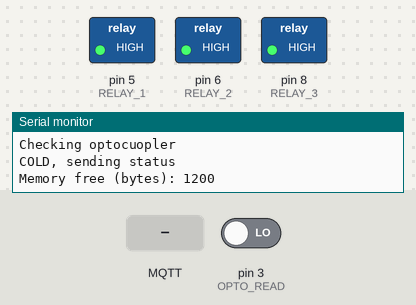
The sketch below on a simulated Arduino Nano, built with avr-gcc and run on an emulated ATmega328P. On the bench: switched loads named in the sketch (green lamp = pin HIGH), the last lines printed to the serial monitor. Inputs (shaded band) come from the test bench; at power-on: pin 3 (OPTO_READ) LOW. WiFi joins after 1.5 s; servers stay silent unless stated; no MQTT or app messages arrive unless stated.

Above: at 3.6 s.
3.7 s: MQTT message "2000" arrives on the first subscribed topic
At 6.4 s:
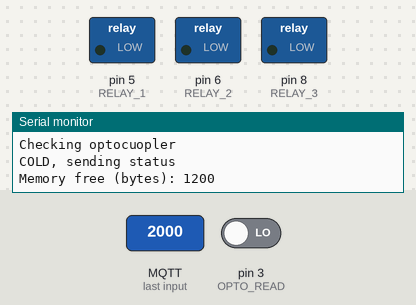
6.7 s: MQTT message "500" arrives on the first subscribed topic
At 9.4 s:
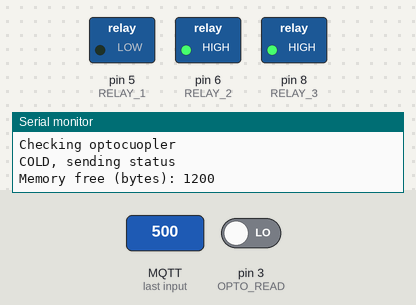
14.3 s: MQTT message "1000" arrives on the first subscribed topic
At 16.2 s:
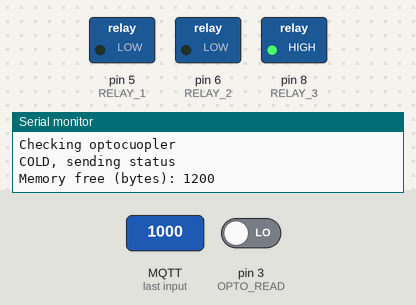
Timing chart, 0 to 17.7 s (numbered marks = the images above; inputs shaded):
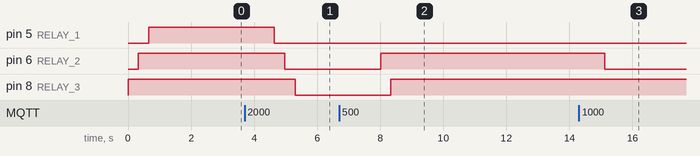

Measured:
- after the input at 3.7 s, pin 5 (RELAY_1): HIGH → LOW after 0.94 s; pin 6 (RELAY_2): HIGH → LOW after 1.3 s; pin 8 (RELAY_3): HIGH → LOW after 1.6 s
- after the input at 6.7 s, pin 6 (RELAY_2): LOW → HIGH after 1.3 s; pin 8 (RELAY_3): LOW → HIGH after 1.6 s
- after the input at 14.3 s, pin 6 (RELAY_2): HIGH → LOW after 0.82 s

The sketch:

calentador.ino
```cpp
/*
  Turns on the three relays for the heater
*/
#include <UIPEthernet.h>
#include <PubSubClient.h>
#include <MemoryFree.h>

#define ARDUINO_CLIENT_ID "arduino_calentador"                     // Client ID for Arduino pub/sub
#define SUB_CALENTADOR "arduino_calentador/potencia/set"
#define PUB_CALENTADOR "arduino_calentador/potencia/status"
#define PUB_TERMOSTAT "arduino_calentador/termostat/status"
#define PUB_TERMOSTAT "arduino_calentador/termostat/status"
#define TOPIC_MEMORY "arduino_calentador/memory"
#define MAX_TIME_BETWEEN_ORDERS 3*60*1000   // 3 minutes

// Networking details
byte mac[]    = {  0x00, 0xAA, 0xBB, 0xCC, 0xDE, 0x02 };  // Ethernet shield (W5100) MAC address
IPAddress ip(192, 168, 2, 100);                           // Ethernet shield (W5100) IP address
IPAddress server(192, 168, 2, 114);                       // MTTQ server IP address

EthernetClient ethClient;
PubSubClient client(ethClient);

//Relay config
int RELAY_1 = 5;
int RELAY_2 = 6;
int RELAY_3 = 8;  //7 is not working on the nano, so using 8.
int OPTO_READ = 3;
byte optoHOT = HIGH;
byte optoCOLD = LOW;   //HIGH is when the optocoupler does receive 220V
byte relayON = LOW;
byte relayOFF = HIGH;

long lastOrder = 0;     //to store the last time when an order was received

void setup() {
  //Setup default pins to off
  pinMode(RELAY_1, OUTPUT);
  pinMode(RELAY_2, OUTPUT);
  pinMode(RELAY_3, OUTPUT);
  pinMode(OPTO_READ, INPUT);
  calentadorOff();

  Serial.begin(9600);
  while (!Serial) {
    ; // wait for serial port to connect. Needed for native USB port only
  }
  Serial.println(F("Calentador Arduino starting"));


  // MTTQ parameters
  client.setServer(server, 1883);
  client.setCallback(callback);

  // Ethernet shield configuration
  Ethernet.begin(mac, ip);

// Check for Ethernet hardware present
  if (Ethernet.hardwareStatus() == EthernetNoHardware) {
    Serial.println(F("Ethernet shield not found, can't run."));
    while (true) {
      delay(1); // do nothing, no point running without Ethernet hardware
    }
  }
  if (Ethernet.linkStatus() == LinkOFF) {
    Serial.println(F("Ethernet cable not connected."));
  }

  delay(1500); // Allow hardware to stabilize 1.5 sec

  Serial.print(F("IP is at "));
  Serial.println(Ethernet.localIP());

  lastOrder = millis();

}

void reportMemory(){
  int freeMem = freeMemory();

  char cstr[16];
  itoa(freeMem, cstr, 10);
  client.publish(TOPIC_MEMORY,cstr);

  Serial.print(F("Memory free (bytes): "));
  Serial.println(freeMem);
}

void loop() {
  if (!client.connected()){
    reconnect();
  }
  client.loop();
  checkMaxTime();
  checkOptStatus();
  reportMemory();
  delay(2000);
}

void checkOptStatus(){
  Serial.println(F("Checking optocuopler"));
  byte optStatus = digitalRead(OPTO_READ);
  if(optStatus == optoHOT){
    Serial.println(F("HOT, sending status"));
    client.publish(PUB_TERMOSTAT, "HOT");
  }else{
    Serial.println(F("COLD, sending status"));
    client.publish(PUB_TERMOSTAT, "COLD");
  }
}

void checkMaxTime(){
  Serial.print(F("ms since last order: "));
  Serial.println(millis()-lastOrder);
  if(millis()-lastOrder > MAX_TIME_BETWEEN_ORDERS){
    Serial.println(F("Too much time between orders, turning off calentador:"));
    calentadorOff();
    lastOrder=millis();
  }
}

void reconnect()
{

  // Loop until reconnected
  while (!client.connected()) {
    Serial.print(F("Attempting MQTT connection ... "));
    // Attempt to connect
    if (client.connect(ARDUINO_CLIENT_ID)) {
      Serial.println(F("connected"));
      // (re)subscribe
      client.subscribe(SUB_CALENTADOR);
    } else {
      Serial.print(F("Connection failed, state: "));
      Serial.print(client.state());
      Serial.println(F(", retrying in 5 seconds"));
      checkMaxTime();
      checkOptStatus();
      delay(5000); // Wait 5 seconds before retrying
    }
    Serial.println(F("done 1st try to connect"));
  }
  Serial.println(F("Client connected"));
}

// sub callback function
void callback(char* topic, byte* payload, unsigned int length)
{
  lastOrder = millis();
  Serial.print("[sub: ");
  Serial.print(topic);
  Serial.print("] ");
  char message[length + 1] = "";
  for (int i = 0; i < length; i++)
    message[i] = (char)payload[i];
  message[length] = '\0';
  Serial.println(message);
  if (strcmp(message, "0") == 0){
      calentadorOff();
  }else if (strcmp(message, "500") == 0){
      calentador500W();
  }else if (strcmp(message, "1000") == 0){
      calentador1000W();
  }else if (strcmp(message, "2000") == 0){
      calentador2000W();
  }else{
      Serial.println(F("Error, message not valid:"));
      calentadorOff();
  }
}


void calentadorOff(){
  turnRelay(RELAY_3, relayOFF); //turn off in the opposite order, thus relay_1 does not receive a lot of current
  turnRelay(RELAY_2, relayOFF);
  turnRelay(RELAY_1, relayOFF);
  client.publish(PUB_CALENTADOR, "OFF");
  Serial.println(F("Calentador: Off"));
}

void calentador500W(){
  turnRelay(RELAY_1, relayON);
  turnRelay(RELAY_2, relayOFF);
  turnRelay(RELAY_3, relayOFF);
  client.publish(PUB_CALENTADOR, "500");
  Serial.println(F("Calentador: 500"));
}

void calentador1000W(){
  turnRelay(RELAY_1, relayON);
  turnRelay(RELAY_2, relayON);
  turnRelay(RELAY_3, relayOFF);
  client.publish(PUB_CALENTADOR, "1000");
  Serial.println(F("Calentador: 1000"));
}

void calentador2000W(){
  turnRelay(RELAY_1, relayON);
  turnRelay(RELAY_2, relayON);
  turnRelay(RELAY_3, relayON);
  client.publish(PUB_CALENTADOR, "2000");
  Serial.println(F("Calentador: 2000"));
}

void turnRelay(int relay, int status) {
  digitalWrite(relay, status);
  delay(330);
}
```
